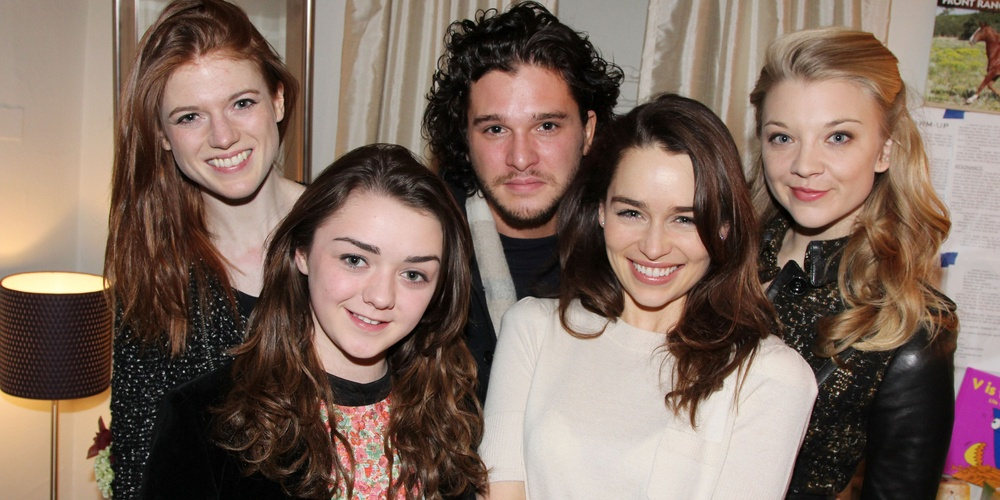
#> input picture images/got.jpg, 1000 x 500 px, shrunk from 2000 x 1000 before the run
$ python test_module.py   (older library calls are emulated)
#> lines starting #> are read from the running program, lines starting #| are printed output that depends on the picture; after the words box and inside, x2 and y2 are one past the last pixel; in counts of white or black regions, pixels touching at a corner belong together
### fpeg_module/compressor.py
import cv2
import numpy as np
import os


def compress(filename, background_quality=10, face_quality=75, show_faces=False):
  """Compresses file while keeping the faces at a higher fidelity."""
#> called with filename = 'images/got.jpg', background_quality = 10, face_quality = 75, show_faces = True

  # check for/make output dir
  if not os.path.exists("output"):
    os.makedirs("output")


  cascade = cv2.CascadeClassifier("models/haarcascade_frontalface_default.xml")

  filename_compressed = "output/compressed.jpg"
  filename_fpeg = "output/fpeg.jpg"


  # load source and compressed version
  source = cv2.imread(filename)
#> source is the input picture: shape (500, 1000, 3); mean B, G, R 94.9, 106.2, 126.9

  # save source with jpeg compression set to background_quality
  cv2.imwrite(filename_compressed,
              source,
              [cv2.IMWRITE_JPEG_QUALITY, background_quality])

  compressed = cv2.imread(filename_compressed)

  # remove temp file after it's loaded
  #os.remove(filename_compressed)

  # find faces as rects
  faces = cascade.detectMultiScale(source, scaleFactor = 1.1,
                                   minNeighbors = 5, minSize=(30,30),
                                   flags = cv2.cv.CV_HAAR_SCALE_IMAGE)
#> faces = [[747, 89, 132, 132], [153, 60, 133, 133], [453, 74, 139, 139], [588, 163, 136, 136], [305, 205, 152, 152]]

  print "INFO: compressor identified {} faces".format(faces.size/4)
#| INFO: compressor identified 5 faces


  # move faces from source to compressed source
  for (x, y, w, h) in faces:
    compressed[y:(y + h), x:(x + w)] = source[y:(y + h), x:(x + w)]

    if show_faces:
      cv2.rectangle(compressed, (x, y), (x + w, y + h), (0, 255, 0), 2)
#> this loop made 5 passes
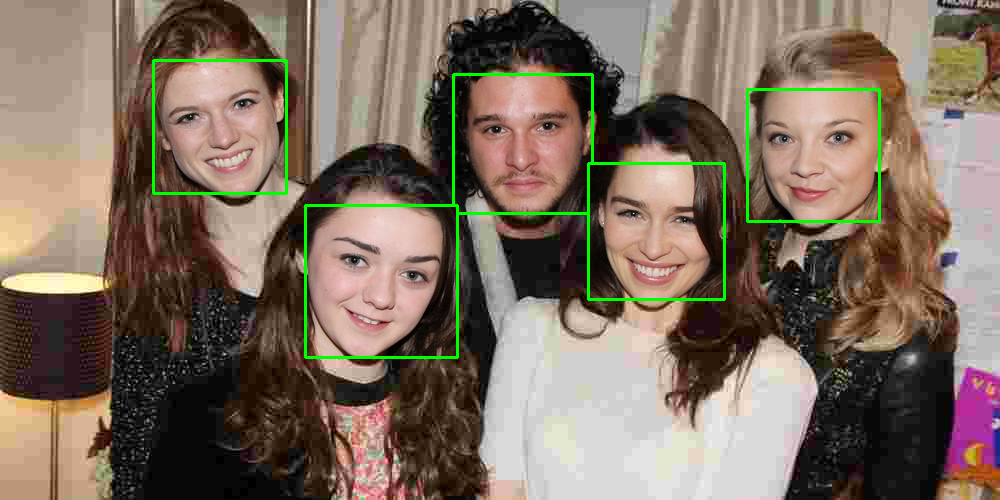
#> compressed: shape (500, 1000, 3); mean B, G, R 94.6, 109.2, 124.9

  # save the final image
  cv2.imwrite(filename_fpeg,
              compressed,
              [cv2.IMWRITE_JPEG_QUALITY, face_quality])

  print "INFO: result saved to: {}".format(filename_fpeg)


### test_module.py
from fpeg_module import compressor

compressor.compress("images/got.jpg", 10, 75, True)

$ run again, with images/jobs_gates.jpg copied over images/got.jpg
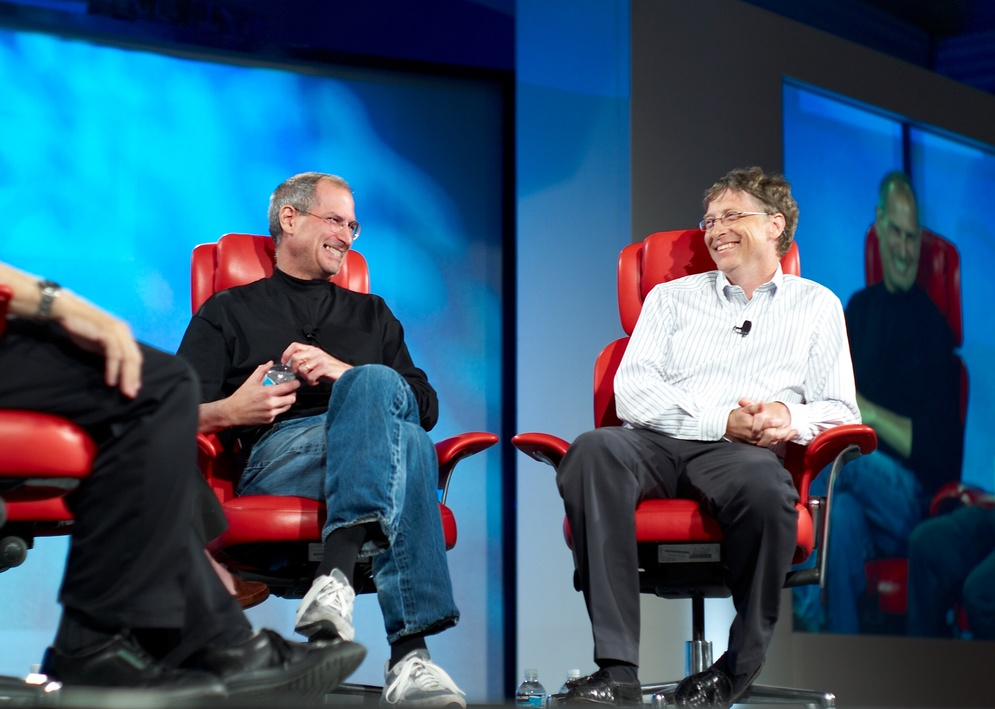
#> input picture images/jobs_gates.jpg, 995 x 709 px, shrunk from 3076 x 2194 before the run
#> in compress, source is the input picture: shape (709, 995, 3); mean B, G, R 112.8, 87.7, 54.7
#> in compress, `compressed = cv2.imread(filename_compressed)`:
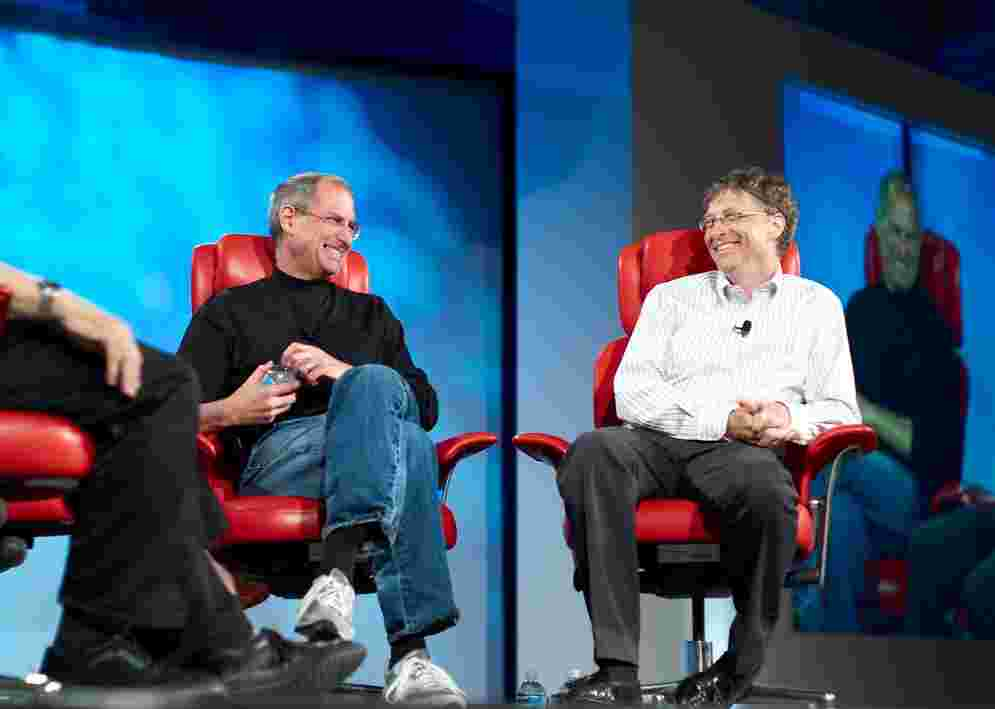
#> compressed: shape (709, 995, 3); mean B, G, R 111.6, 87.7, 56.3
#> faces = [[696, 191, 70, 70], [303, 195, 70, 70]]
#| INFO: compressor identified 2 faces
#> the loop in compress, `for (x, y, w, h) in faces:` made 2 passes
#> after the loop in compress, `for (x, y, w, h) in faces:`:
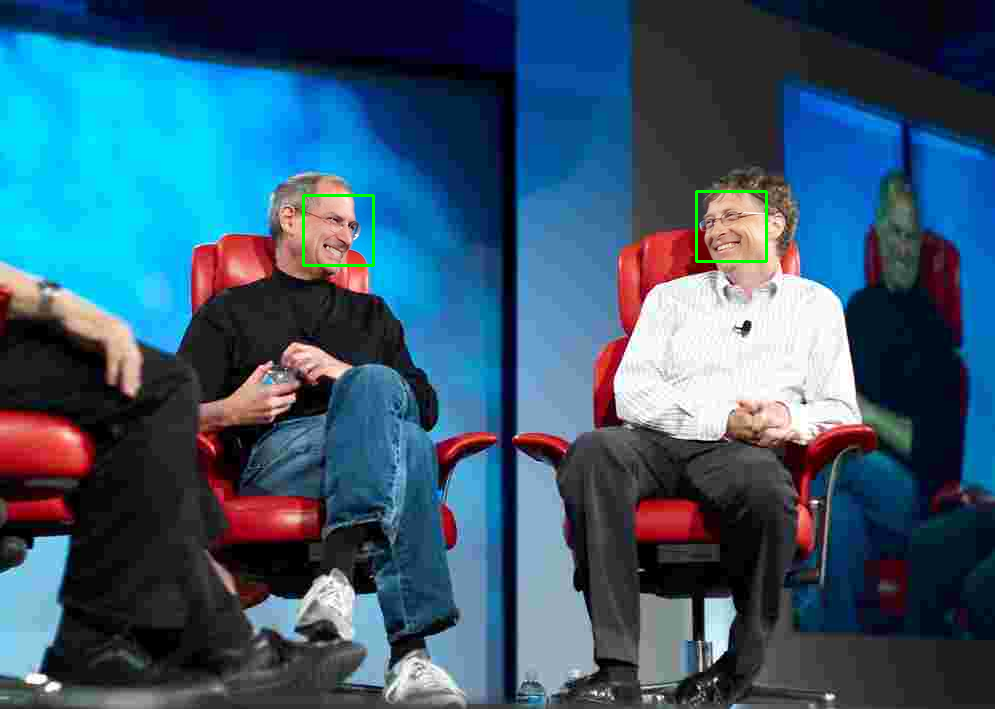
#> compressed: shape (709, 995, 3); 1.51% of pixels changed, all inside (x1, y1, x2, y2) = (302, 190, 768, 267)

$ run again, with images/bbt.jpeg copied over images/got.jpg
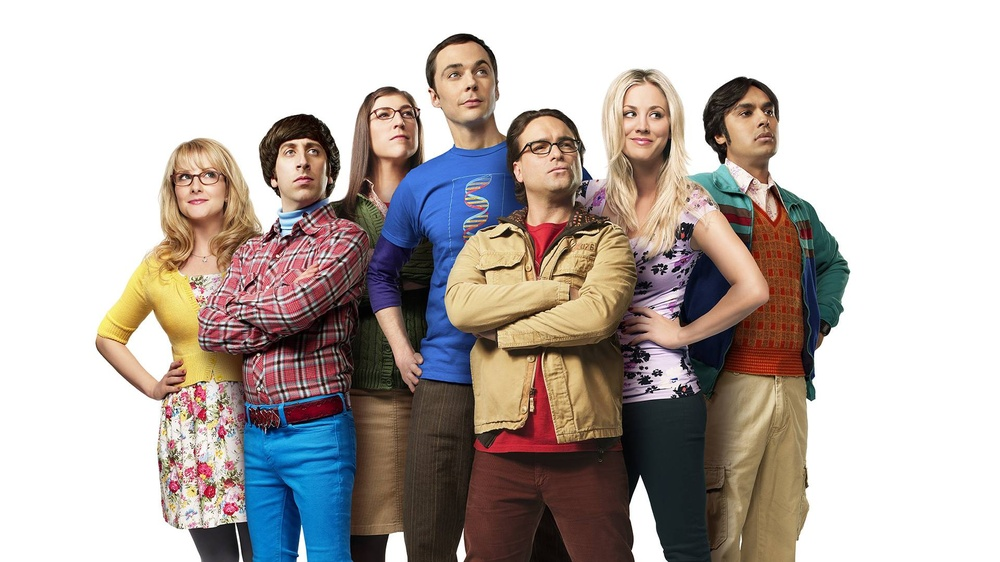
#> input picture images/bbt.jpeg, 1000 x 562 px, shrunk from 1920 x 1080 before the run
#> in compress, source is the input picture: shape (562, 1000, 3); mean B, G, R 171.4, 175.8, 184.7
#> in compress, `compressed = cv2.imread(filename_compressed)`:
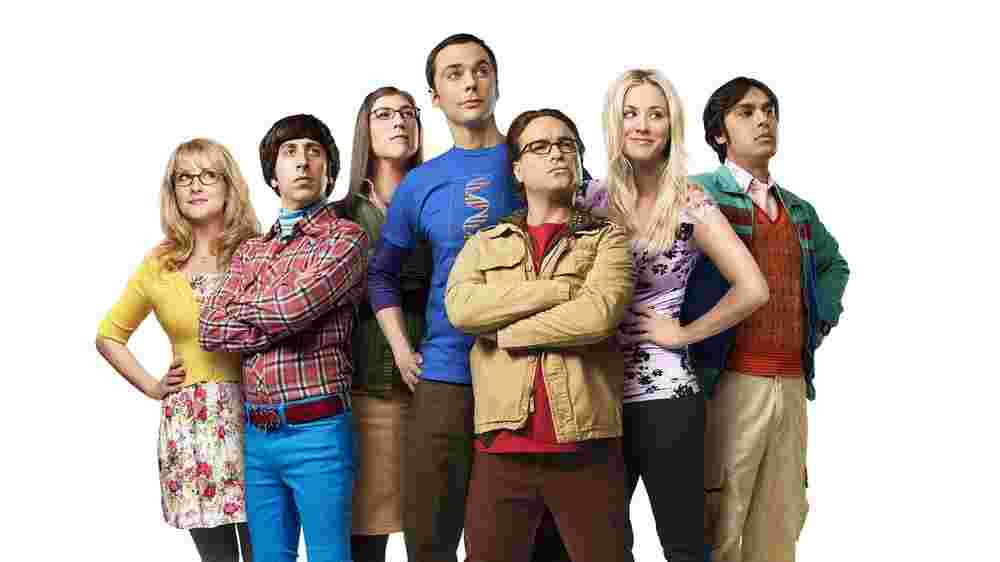
#> compressed: shape (562, 1000, 3); mean B, G, R 171.2, 175.6, 184.6
#> faces = [[270, 126, 64, 64], [165, 152, 63, 63], [432, 43, 73, 73], [727, 87, 63, 63], [367, 91, 58, 58], [610, 88, 67, 67], [521, 118, 70, 70]]
#| INFO: compressor identified 7 faces
#> the loop in compress, `for (x, y, w, h) in faces:` made 7 passes
#> after the loop in compress, `for (x, y, w, h) in faces:`:
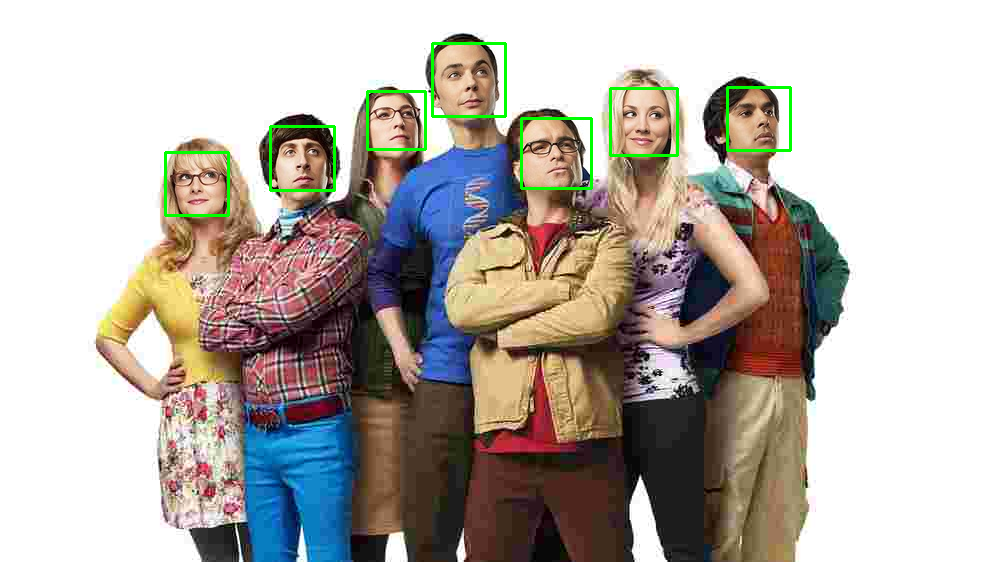
#> compressed: shape (562, 1000, 3); 5.76% of pixels changed, all inside (x1, y1, x2, y2) = (164, 42, 792, 217)
